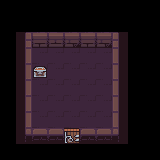

This game map was drawn from its Tiled (.tmx) file and the tilesets committed beside it. A one-line description and the full map source follow:
An orthogonal 10x10 tile map with 16x16 px tiles, 2 tile layers (ground, interactible).

<map version="1.10" tiledversion="1.11.2" orientation="orthogonal" renderorder="right-down" width="10" height="10" tilewidth="16" tileheight="16" infinite="0" nextlayerid="6" nextobjectid="9">
 <tileset firstgid="1" name="Dungeon_Tileset" tilewidth="16" tileheight="16" tilecount="100" columns="10">
  <image source="Dungeon_Tileset.png" width="160" height="160" />
 </tileset>
 <layer id="4" name="ground" width="10" height="10">
  <data encoding="csv">
0,0,0,0,0,0,0,0,0,0,
0,0,0,0,0,0,0,0,0,0,
0,1,2,3,4,5,4,6,0,0,
0,11,7,7,7,7,7,16,0,0,
0,11,7,7,7,7,7,16,0,0,
0,11,7,7,7,7,7,16,0,0,
0,11,7,7,7,7,7,16,0,0,
0,11,7,7,7,7,7,16,0,0,
0,41,42,42,42,42,42,46,0,0,
0,0,0,0,0,0,0,0,0,0
</data>
 </layer>
 <layer id="5" name="interactible" width="10" height="10">
  <data encoding="csv">
0,0,0,0,0,0,0,0,0,0,
0,0,0,0,0,0,0,0,0,0,
0,0,0,0,0,0,0,0,0,0,
0,0,0,0,0,0,0,0,0,0,
0,0,85,0,0,0,0,0,0,0,
0,0,0,0,0,0,0,0,0,0,
0,0,0,0,0,0,0,0,0,0,
0,0,0,0,0,0,0,0,0,0,
0,0,0,0,38,0,0,0,0,0,
0,0,0,0,0,0,0,0,0,0
</data>
 </layer>
</map>
